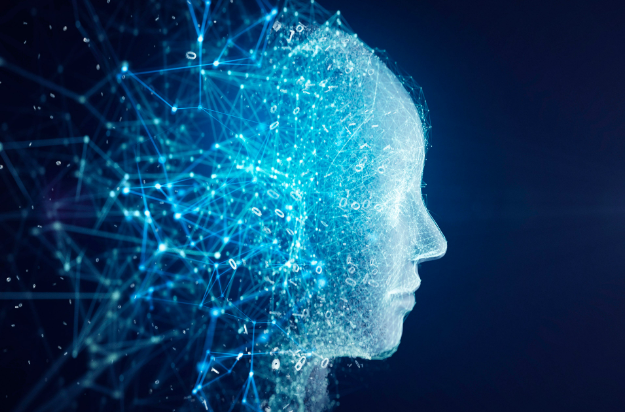
#> input picture files/ai_image.png, 625 x 412 px
$ jupyter execute Assignment14.ipynb
#> lines starting #> are read from the running program, lines starting #| are printed output that depends on the picture
# Q1
1. What does RGBA stand for?

Ans.

Red, Blue, Green, Alpha

# Q2
2. From the Pillow module, how do you get the RGBA value of any images?

Ans.

img = Image.open(‘image.png’) <br>
rgba = img.convert(“RGBA”) <br>
datas = rgba.getdata()

# Q3
3. What is a box tuple, and how does it work?

Ans.

box.tuple() provides read-only access to tuple data structures.

# Q4
4. Use your image and load in notebook then, How can you find out the width and height of an Image object?

Ans.

[cell 1]
from PIL import Image
img = Image.open("./files/ai_image.png")
#> img is the input picture: PIL image 625x412 RGB; mean R, G, B 18.3, 67.2, 103.8
img

[cell 2]
print(img.size)
#| (625, 412)
width, height = img.size
#> width = 625; height = 412
print(f"width: {width}")
#| width: 625
print(f"height: {height}")
#| height: 412

# Q5
5. What method would you call to get Image object for a 100×100 image, excluding the lower-left quarter of it?

Ans.

[cell 3]
img1 = img.resize((100,100))
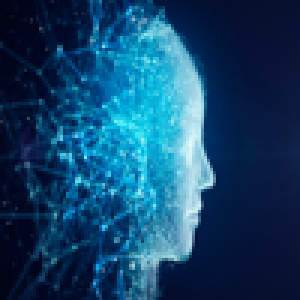
#> img1: PIL image 100x100 RGB (shown 3 times larger); mean R, G, B 18.4, 67.2, 103.8
width, height = img1.size
#> width = 100; height = 100

left, top, right, bottom = (0, 0, width/2, height/2) #coordinates calculated from top left corner
#> left = 0; top = 0; right = 50; bottom = 50
img_crop1 = img1.crop((left, top, right, bottom)) # 1st quadrant
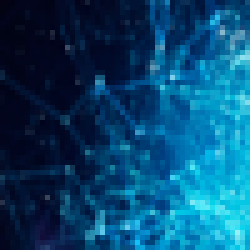
#> img_crop1: PIL image 50x50 RGB (shown 5 times larger); mean R, G, B 6.9, 71.8, 111.2

left, top, right, bottom = (width/2, 0, width, height/2) #coordinates calculated from top left corner
#> left = 50; right = 100
img_crop2 = img1.crop((left, top, right, bottom)) # 2nd quadrant
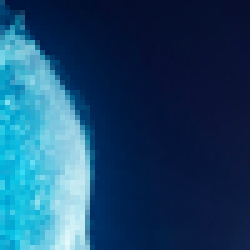
#> img_crop2: PIL image 50x50 RGB (shown 5 times larger); mean R, G, B 26.9, 70.1, 104.8

left, top, right, bottom = (width/2, height/2, width, height) #coordinates calculated from top left corner
#> top = 50; bottom = 100
img_crop4 = img1.crop((left, top, right, bottom)) # 4th quadrant
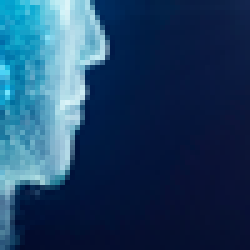
#> img_crop4: PIL image 50x50 RGB (shown 5 times larger); mean R, G, B 29.8, 63.6, 97.6

[cell 4]
img1

[cell 5]
img_crop1

[cell 6]
img_crop2

[cell 7]
img_crop4

[cell 8]
new_img = Image.new('RGB', img1.size, (250,250,250))
#> new_img: PIL image 100x100 RGB; every value is 250
width, height = new_img.size
new_img

[cell 9]
new_img.paste(img_crop1, (0,0))
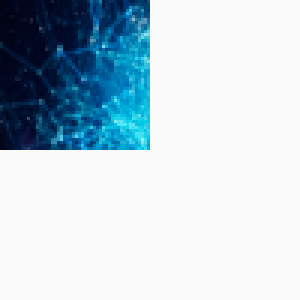
#> new_img: PIL image 100x100 RGB (shown 3 times larger); mean R, G, B 189.2, 205.4, 215.3
new_img.paste(img_crop2, (int(width/2), 0))
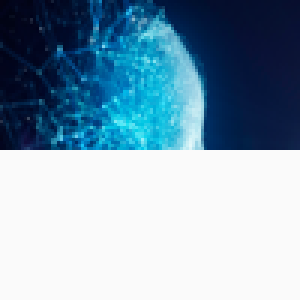
#> new_img: PIL image 100x100 RGB (shown 3 times larger); mean R, G, B 133.4, 160.5, 179
new_img.paste(img_crop4, (int(width/2), int(height/2)))
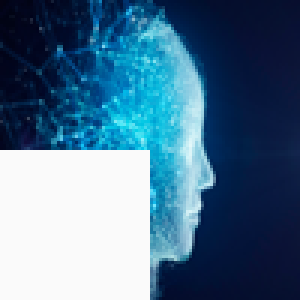
#> new_img: PIL image 100x100 RGB (shown 3 times larger); mean R, G, B 78.4, 113.9, 140.9
print("lower left quarter is excluded")
new_img
